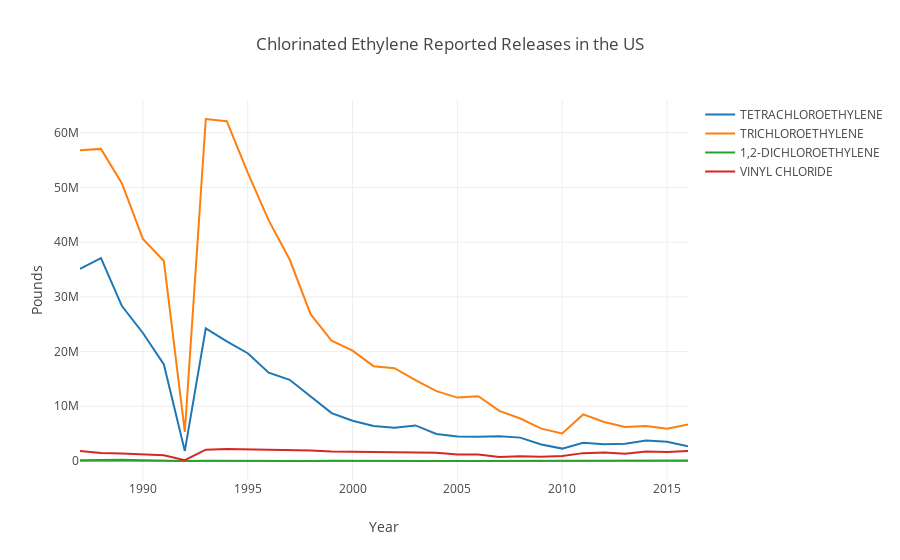

This figure's notebook cell:
### Code cell
#plot chlorinated ethylene releases over time
temp = data.groupby(['CHEMICAL', 'YEAR']).agg({'TOTAL_RELEASES': 'sum'})
temp = temp.reset_index()

traces = []
for i in ['TETRACHLOROETHYLENE', 'TRICHLOROETHYLENE', '1,2-DICHLOROETHYLENE',
         'VINYL CHLORIDE']:
    temp_ = temp[temp['CHEMICAL'] == i]
    trace = go.Scatter(x=temp_['YEAR'], y=temp_['TOTAL_RELEASES'], name=i)
    traces.append(trace)
    
layout = go.Layout(title='Chlorinated Ethylene Reported Releases in the US',
                  yaxis=dict(title='Pounds'), xaxis=dict(title='Year'))    
fig = go.Figure(data = traces, layout=layout)
py.iplot(fig)
